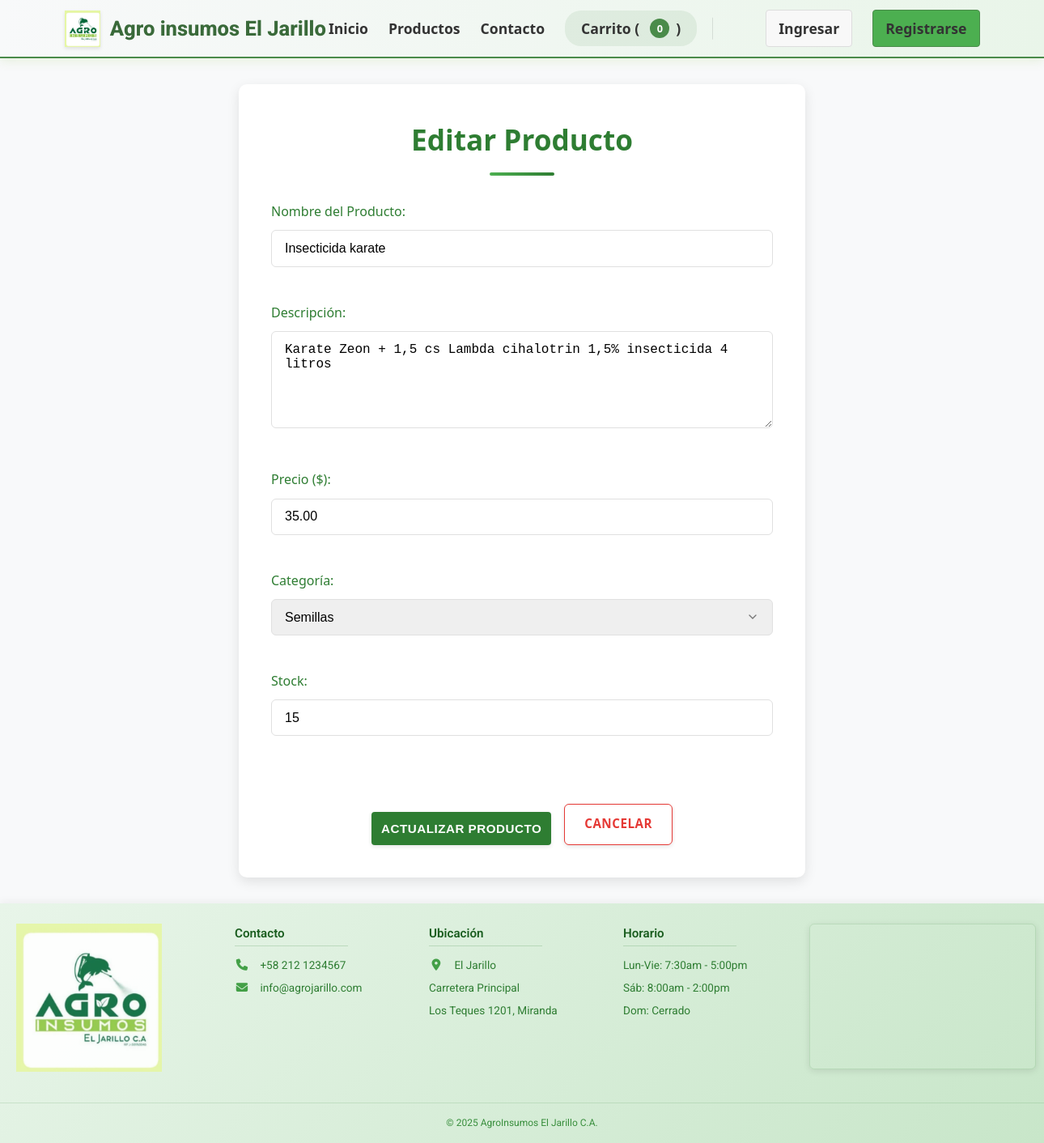
Page /editar_producto.php?id=6 on the committed database.
### tables this page shows
CREATE TABLE `productos` (
  `id` int(11) NOT NULL,
  `nombre` varchar(100) NOT NULL,
  `descripcion` text DEFAULT NULL,
  `precio` decimal(10,2) NOT NULL,
  `categoria` varchar(50) NOT NULL,
  `stock` int(11) NOT NULL,
  `imagen` varchar(100) DEFAULT NULL,
  `fecha_creacion` timestamp NOT NULL DEFAULT current_timestamp()
);

### Editar_producto.php (the view, shortened to what this page needs)
<?php
$database = new Database();
$conn = $database->getConnection();
$producto = null;
if (isset($_GET['id'])) {
    try {
        $query = "SELECT * FROM productos WHERE id = :id";
        $stmt = $conn->prepare($query);
        $stmt->bindParam(':id', $_GET['id'], PDO::PARAM_INT);
        $stmt->execute();
        $producto = $stmt->fetch(PDO::FETCH_ASSOC);
    } catch (PDOException $e) {
        $_SESSION['error'] = "Error al obtener producto: " . $e->getMessage();
        ob_end_clean();
        header('Location: admin.php');
        exit;
    }
}
require_once __DIR__ . '/includes/header.php';
?>
<!DOCTYPE html>
<html lang="es">
<head>
</head>
<body>
    <div class="form-container">
        <h1 class="page-title">Editar Producto</h1>
        <?php if ($producto): ?>
        <form method="POST" action="Editar_producto.php">
            <div class="form-group">
                <label for="nombre">Nombre del Producto:</label>
                <input type="text" id="nombre" name="nombre"
                       value="<?= htmlspecialchars($producto['nombre']) ?>" required>
            </div>
            <div class="form-group">
                <label for="descripcion">Descripción:</label>
                <textarea id="descripcion" name="descripcion" required><?=
                    htmlspecialchars($producto['descripcion'])
                ?></textarea>
            </div>
            <div class="form-group">
                <label for="precio">Precio ($):</label>
                <input type="number" id="precio" name="precio" step="0.01" min="0.01"
                       value="<?= htmlspecialchars($producto['precio']) ?>" required>
            </div>
            <div class="form-group">
                <label for="categoria">Categoría:</label>
                <select id="categoria" name="categoria" required>
                    <option value="semillas" <?= ($producto['categoria'] ?? '') === 'semillas' ? 'selected' : '' ?>>Semillas</option>
                </select>
            </div>
            <div class="form-group">
                <label for="stock">Stock:</label>
                <input type="number" id="stock" name="stock" min="0"
                       value="<?= htmlspecialchars($producto['stock']) ?>" required>
            </div>
            <div class="form-actions">
                <button type="submit" class="btn btn-primary">Actualizar Producto</button>
                <a href="admin.php" class="btn btn-secondary">Cancelar</a>
            </div>
        </form>
        <?php else: ?>
        <p>No se ha seleccionado un producto válido para editar.</p>
        <a href="admin.php" class="btn btn-secondary">Volver al panel</a>
        <?php endif; ?>
    </div>
    <?php include __DIR__ . '/includes/footer.php'; ?>
</body>
</html>

### assets/css/style.css (style rules this page uses)
:root { --primary: #4a8c2a; --primary-dark: #3a6e20; --secondary: #f5a623; --light: #f9f9f9; --dark: #333; --gray: #ddd; --white: #fff; }
* { margin: 0; padding: 0; box-sizing: border-box; }
body { font-family: 'Open Sans', sans-serif; color: var(--dark); line-height: 1.6; background-color: #f5f5f5; }
:root { --primary: #4a8b4a; --primary-dark: #3a6a3a; --dark: #333; --light: #f8f9fa; }
.btn { display: inline-block; background-color: var(--primary); color: var(--white); padding: 10px 20px; border-radius: 5px; text-decoration: none; font-weight: 600; transition: background-color 0.3s; border: none; cursor: pointer; }
.form-group { margin-bottom: 15px; }
.form-group label { display: block; margin-bottom: 5px; font-weight: 600; }
.form-group input, .form-group textarea, .form-group select { width: 100%; padding: 10px; border: 1px solid #ddd; border-radius: 4px; }
body { font-family: Arial, sans-serif; margin: 0; padding: 0; background-color: #f5f5f5; color: #333; }
form { display: flex; flex-direction: column; gap: 15px; }
label { display: block; margin-bottom: 5px; color: #2e7d32; font-weight: bold; }
input[type="text"], input[type="email"], input[type="password"] { width: 100%; padding: 10px; border: 1px solid #ccc; border-radius: 4px; box-sizing: border-box; }
button[type="submit"] { background-color: #2e7d32; color: white; padding: 12px; border: none; border-radius: 4px; cursor: pointer; font-weight: bold; margin-top: 10px; }
a { color: #2e7d32; text-decoration: none; }

### Editar_producto.php (style rules this page uses)
:root { --verde-oscuro: #2E7D32; --verde-medio: #4CAF50; --gris-oscuro: #333333; --gris-medio: #757575; --gris-claro: #E0E0E0; --blanco: #FFFFFF; --sombra: rgba(0, 0, 0, 0.1); --sombra-hover: rgba(0, 0, 0, 0.15); --rojo-cancelar: #E53935; --rojo-cancelar-hover: #C62828; }
body { background-color: #f8f9fa; font-family: 'Segoe UI', Tahoma, Geneva, Verdana, sans-serif; color: #333; line-height: 1.6; margin: 0; padding: 0; }
.form-container { max-width: 700px; margin: 2rem auto; padding: 2.5rem; background: var(--blanco); border-radius: 10px; box-shadow: 0 5px 15px var(--sombra); }
.page-title { color: var(--verde-oscuro); text-align: center; font-size: 2.2rem; font-weight: 600; margin-bottom: 2rem; position: relative; }
.page-title::after { content: ''; display: block; width: 80px; height: 4px; background: linear-gradient(to right, var(--verde-medio), var(--verde-oscuro)); margin: 0.8rem auto 0; border-radius: 2px; }
.form-group { margin-bottom: 1.8rem; }
.form-group label { display: block; margin-bottom: 0.6rem; font-weight: 500; color: var(--verde-oscuro); }
.form-group input[type="text"], .form-group input[type="number"], .form-group textarea, .form-group select { width: 100%; padding: 0.8rem 1rem; border: 1px solid var(--gris-claro); border-radius: 6px; font-size: 1rem; transition: all 0.2s; }
.form-group textarea { min-height: 120px; resize: vertical; }
.form-actions { display: flex; justify-content: center; gap: 1rem; margin-top: 2.5rem; }
.btn { padding: 0.8rem 1.8rem; border-radius: 6px; font-weight: 600; font-size: 0.95rem; cursor: pointer; transition: all 0.3s; text-transform: uppercase; letter-spacing: 0.5px; border: none; box-shadow: 0 2px 5px var(--sombra); }
.btn-primary { background-color: var(--verde-medio); color: var(--blanco); }
.btn-secondary { background-color: var(--blanco); color: var(--rojo-cancelar); border: 1px solid var(--rojo-cancelar); padding: 0.7rem 1.5rem; }
select { appearance: none; background-repeat: no-repeat; background-position: right 1rem center; background-size: 1rem; }

### rows in the picture
productos: nombre "Insecticida karate", descripcion "Karate Zeon + 1,5 cs Lambda cihalotrin 1,5% insecticida 4 litros", precio "35.00", stock "15"
